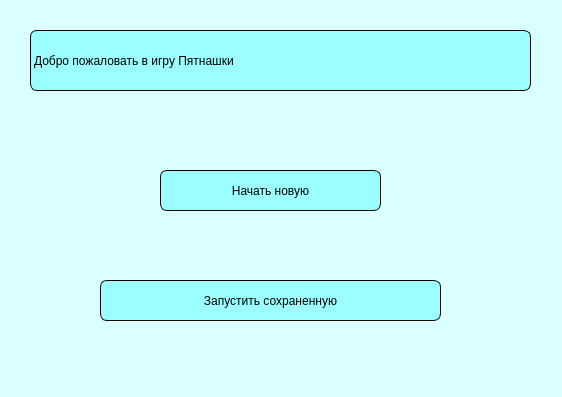
<?xml version="1.0" encoding="UTF-8"?>
<ui version="4.0">
 <class>Dialog</class>
 <widget class="QDialog" name="Dialog">
  <property name="geometry">
   <rect>
    <x>0</x>
    <y>0</y>
    <width>562</width>
    <height>397</height>
   </rect>
  </property>
  <property name="windowTitle">
   <string>Dialog</string>
  </property>
  <property name="styleSheet">
   <string notr="true">background-color :rgba(85, 255, 255,30)
</string>
  </property>
  <widget class="QLabel" name="label">
   <property name="geometry">
    <rect>
     <x>30</x>
     <y>30</y>
     <width>501</width>
     <height>61</height>
    </rect>
   </property>
   <property name="styleSheet">
    <string notr="true">font: 20pt &quot;Sitka Text&quot;;
border: 1px solid rgb(0, 0, 0);
border-radius: 7px;
color : Black;
font-weight bold;
background-color :rgba(85, 255, 255,120)
</string>
   </property>
   <property name="frameShape">
    <enum>QFrame::Shape::NoFrame</enum>
   </property>
   <property name="text">
    <string>Добро пожаловать в игру Пятнашки</string>
   </property>
  </widget>
  <widget class="QPushButton" name="startNewButton">
   <property name="geometry">
    <rect>
     <x>160</x>
     <y>170</y>
     <width>221</width>
     <height>41</height>
    </rect>
   </property>
   <property name="styleSheet">
    <string notr="true">font: 20pt &quot;Sitka Text&quot;;
border: 1px solid rgb(0, 0, 0);
border-radius: 7px;
color : Black;
font-weight bold;
background-color :rgba(85, 255, 255,120)
</string>
   </property>
   <property name="text">
    <string>Начать новую</string>
   </property>
  </widget>
  <widget class="QPushButton" name="startSaveButton">
   <property name="geometry">
    <rect>
     <x>100</x>
     <y>280</y>
     <width>341</width>
     <height>41</height>
    </rect>
   </property>
   <property name="styleSheet">
    <string notr="true">font: 20pt &quot;Sitka Text&quot;;
border: 1px solid rgb(0, 0, 0);
border-radius: 7px;
color : Black;
font-weight bold;
background-color :rgba(85, 255, 255,120)
</string>
   </property>
   <property name="text">
    <string>Запустить сохраненную</string>
   </property>
  </widget>
 </widget>
 <resources/>
 <connections/>
</ui>
